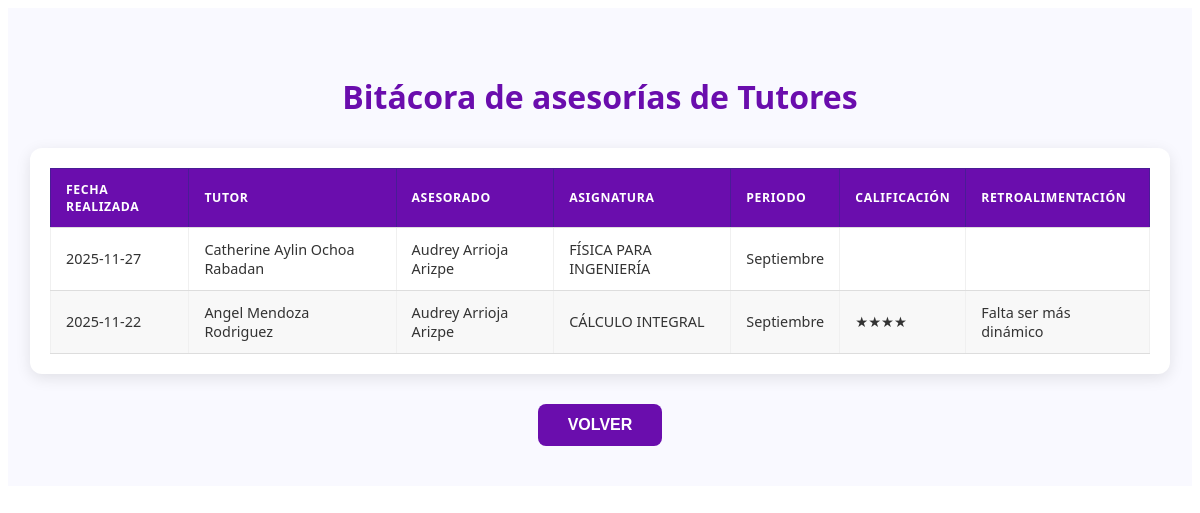
The page /index.php?action=consultBitacoraProf (signed in) on the database its author committed.
### tables this page shows
CREATE TABLE `bitacora_asesoria` (
  `id_asesoria` int(11) NOT NULL AUTO_INCREMENT,
  `id_solicitud` int(11) NOT NULL,
  `fecha_realizada` date NOT NULL,
  `retroalimentacion` text DEFAULT NULL,
  `periodo_cuatrimestral` varchar(10) DEFAULT NULL,
  `id_tutor` int(11) NOT NULL,
  `id_asesorado` int(11) DEFAULT NULL,
  `calificacion_estrellas` tinyint(1) DEFAULT NULL,
  PRIMARY KEY (`id_asesoria`),
  UNIQUE KEY `id_solicitud` (`id_solicitud`),
  KEY `id_tutor` (`id_tutor`),
  KEY `id_asesorado` (`id_asesorado`)
);

CREATE TABLE `asignatura` (
  `id_asignatura` int(11) NOT NULL AUTO_INCREMENT,
  `nombre` varchar(100) NOT NULL,
  PRIMARY KEY (`id_asignatura`),
  UNIQUE KEY `nombre` (`nombre`)
);

### app/controllers/BitacoraController.php (called while the page is built, shortened)
<?php
    include_once "app/models/BitacoraModel.php";
    class BitacoraController {
        private $model;
        public function __construct($connection) {
            $this->model = new BitacoraModel($connection);
        }
        public function consultBitacoraProf() {
            $bitacoras = $this->model->obtenerTodasBitacoras();
            include "app/views/Profesor/consultBitacoraProf.php";
        }
    }
?>

### app/models/BitacoraModel.php (called while the page is built, shortened)
<?php
    class BitacoraModel {
        private $connection;
        public function __construct($connection) {
            $this->connection = $connection;
        }
        public function obtenerTodasBitacoras() {
            $sql = "SELECT b.id_asesoria, b.fecha_realizada,
            b.retroalimentacion, b.periodo_cuatrimestral, b.calificacion_estrellas,
            CONCAT(ut.nombre, ' ', ut.apellidos) AS nombre_tutor, CONCAT(ua.nombre, ' ', ua.apellidos) AS nombre_asesorado, asig.nombre
            FROM bitacora_asesoria b INNER JOIN solicitud_asesoria s ON b.id_solicitud = s.id_solicitud
            INNER JOIN usuario ut ON b.id_tutor = ut.id_usuario INNER JOIN usuario ua ON b.id_asesorado = ua.id_usuario
            INNER JOIN asignatura asig ON s.id_asignatura = asig.id_asignatura ORDER BY b.fecha_realizada DESC";
            return $this->connection->query($sql);
        }
    }
?>

### app/views/Profesor/consultBitacoraProf.php (the view, shortened to what this page needs)
<!DOCTYPE html>
<html lang="es">
<head>
    <link rel="stylesheet" href="public/css/estilos.css">
</head>
<body>
<div class="gestion-consult-bitacora-prof">
    <h2>Bitácora de asesorías de Tutores</h2>
    <div class="table-container">
        <table>
            <thead>
                <tr>
                    <th>Fecha realizada</th>
                    <th>Tutor</th>
                    <th>Asesorado</th>
                    <th>Asignatura</th>
                    <th>Periodo</th>
                    <th>Calificación</th>
                    <th>Retroalimentación</th>
                </tr>
            </thead>
            <tbody>
                <?php while ($b = $bitacoras->fetch_assoc()) { ?>
                    <tr>
                        <td><?= $b['fecha_realizada'] ?></td>
                        <td><?= $b['nombre_tutor'] ?></td>
                        <td><?= $b['nombre_asesorado'] ?></td>
                        <td><?= $b['nombre'] ?></td>
                        <td><?= $b['periodo_cuatrimestral'] ?></td>
                        <td><?= str_repeat('★', $b['calificacion_estrellas']?? 0) ?></td>
                        <td><?= $b['retroalimentacion'] ?></td>
                    </tr>
                <?php } ?>
            </tbody>
        </table>
    </div>
    <a href="index.php?action=panelProfesor">
        <button class="volver-btn">Volver</button>
    </a>
</div>
</body>
</html>

### public/css/estilos.css (style rules this page uses)
:root { --primary-upemor: #4B0082; --secondary-upemor: #B31B34; --light-bg: #F9F9F9; --text-dark: #333333; --text-light: #FFFFFF; --shadow-light: rgba(0, 0, 0, 0.1); --shadow-medium: rgba(0, 0, 0, 0.2); --gradient-bg: linear-gradient(135deg, #f0e6fa, var(--light-bg)); --card-schedule: #007bff; --card-requests: #28a745; --card-bitacoras: #ffc107; }
.gestion-consult-bitacora-prof { --primary-color: #6a0dad; --primary-hover: #8b1cf0; --background-light: #f9f9ff; --container-bg: #ffffff; --border-light: #ddd; --text-color: #333; font-family: 'Segoe UI', Tahoma, Geneva, Verdana, sans-serif; background-color: var(--background-light); margin: 0; padding: 40px 20px; text-align: center; color: var(--text-color); }
.gestion-consult-bitacora-prof h2 { color: var(--primary-color); margin-bottom: 30px; font-size: 2em; }
.gestion-consult-bitacora-prof .table-container { max-width: 1100px; margin: 0 auto; background-color: var(--container-bg); padding: 20px; border-radius: 12px; box-shadow: 0 4px 15px rgba(0,0,0,0.1); }
.gestion-consult-bitacora-prof table { width: 100%; border-collapse: collapse; overflow: hidden; }
.gestion-consult-bitacora-prof th, .gestion-consult-bitacora-prof td { padding: 12px 15px; border-bottom: 1px solid var(--border-light); text-align: left; }
.gestion-consult-bitacora-prof th { background-color: var(--primary-color); color: white; text-transform: uppercase; font-size: 0.85em; letter-spacing: 0.05em; }
.gestion-consult-bitacora-prof .volver-btn { background-color: var(--primary-color); color: white; border: none; padding: 12px 30px; border-radius: 8px; cursor: pointer; font-weight: bold; font-size: 1em; text-transform: uppercase; margin-top: 30px; transition: 0.3s ease; }
:root { --primary-color: #6a0dad; --primary-hover: #8b1cf0; --background-light: #f9f9ff; --container-bg: #ffffff; --border-light: #e0e0e0; --text-color: #333; --button-text: white; --error-color: #dc3545; }
table { width: 100%; border-collapse: collapse; margin: 0; min-width: 1000px; }
thead { background-color: #5b21b6; color: #ffffff; text-transform: uppercase; font-size: 0.9em; }
th { padding: 12px 15px; text-align: left; border: 1px solid #4a1c96; }
tbody tr { border-bottom: 1px solid #eeeeee; transition: background-color 0.2s; }
tbody tr:nth-child(even) { background-color: #f8f8f8; }
td { padding: 10px 15px; text-align: left; color: #333; border-left: 1px solid #f0f0f0; border-right: 1px solid #f0f0f0; font-size: 0.9em; word-wrap: break-word; }

### rows shown on the page
bitacora_asesoria: fecha_realizada "2025-11-27", nombre_tutor "Catherine Aylin Ochoa Rabadan", nombre_asesorado "Audrey Arrioja Arizpe", asignatura.nombre "FÍSICA PARA INGENIERÍA", periodo_cuatrimestral "Septiembre"
bitacora_asesoria: fecha_realizada "2025-11-22", nombre_tutor "Angel Mendoza Rodriguez", nombre_asesorado "Audrey Arrioja Arizpe", asignatura.nombre "CÁLCULO INTEGRAL", periodo_cuatrimestral "Septiembre", calificacion_estrellas "★★★★", retroalimentacion "Falta ser más dinámico"
